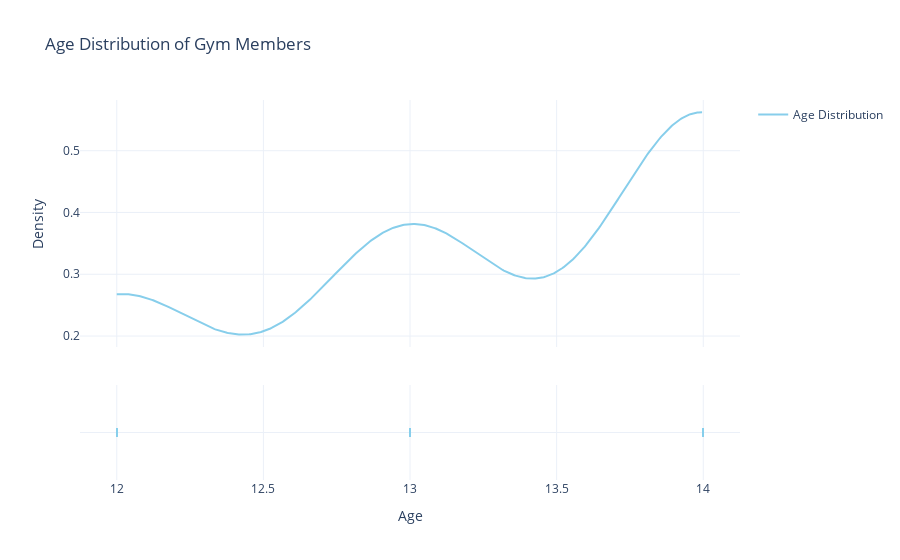

The notebook cell saved with this chart:
### Code cell
import numpy as np

# Prepare the age data for distribution visualization
# Wrap the Age column in a list to meet the input requirements of create_distplot
hist_data = [df['Age']]
# Label for the distribution plot
group_labels = ['Age Distribution']

# Create a Kernel Density Estimation (KDE) plot
fig_kde = ff.create_distplot(
    hist_data, 
    group_labels, 
    show_hist=False, 
    show_curve=True,
    colors=['skyblue']
)

# Customize the plot layout for improved readability
fig_kde.update_layout(
    title='Age Distribution of Gym Members',
    xaxis_title='Age',
    yaxis_title='Density',
    template='plotly_white'
)

# Display the interactive plot within the notebook
iplot(fig_kde)

# Save the interactive plot as an HTML file
fig_kde.write_html("../lower_than_15/vis_15/Age_Distribution.html")

### Figure 1 — Plotly figure (JSON) as saved in the notebook; plotly's stock layout.template omitted (floating-point values rounded to 4 significant figures; data arrays with more than 128 entries replaced by an {"elided": "..."} marker saying what was removed)
{"data": [{"legendgroup": "Age Distribution", "marker": {"color": "skyblue"}, "mode": "lines", "name": "Age Distribution", "showlegend": true, "type": "scatter", "x": {"elided": "500 float values"}, "xaxis": "x", "y": {"elided": "500 float values"}, "yaxis": "y"}, {"legendgroup": "Age Distribution", "marker": {"color": "skyblue", "symbol": "line-ns-open"}, "mode": "markers", "name": "Age Distribution", "showlegend": false, "type": "scatter", "x": [13, 13, 14, 12, 12, 14, 14, 14, 14, 14, 14, 14, 14, 13, 14, 14, 12, 13, 12, 14, 12, 14, 13, 14, 13, 13, 14, 12, 13, 14, 12, 14, 12, 14, 14, 12, 12, 13, 13, 12, 13, 12, 13, 14, 13, 14, 14, 12, 14, 13, 14, 13, 14, 14, 13, 13, 13, 12, 14, 12, 14, 14, 14, 14, 12, 14, 14, 12, 13, 13, 13, 13, 14, 14, 13, 14, 13], "xaxis": "x", "y": ["Age Distribution", "Age Distribution", "Age Distribution", "Age Distribution", "Age Distribution", "Age Distribution", "Age Distribution", "Age Distribution", "Age Distribution", "Age Distribution", "Age Distribution", "Age Distribution", "Age Distribution", "Age Distribution", "Age Distribution", "Age Distribution", "Age Distribution", "Age Distribution", "Age Distribution", "Age Distribution", "Age Distribution", "Age Distribution", "Age Distribution", "Age Distribution", "Age Distribution", "Age Distribution", "Age Distribution", "Age Distribution", "Age Distribution", "Age Distribution", "Age Distribution", "Age Distribution", "Age Distribution", "Age Distribution", "Age Distribution", "Age Distribution", "Age Distribution", "Age Distribution", "Age Distribution", "Age Distribution", "Age Distribution", "Age Distribution", "Age Distribution", "Age Distribution", "Age Distribution", "Age Distribution", "Age Distribution", "Age Distribution", "Age Distribution", "Age Distribution", "Age Distribution", "Age Distribution", "Age Distribution", "Age Distribution", "Age Distribution", "Age Distribution", "Age Distribution", "Age Distribution", "Age Distribution", "Age Distribution", "Age Distribution", "Age Distribution", "Age Distribution", "Age Distribution", "Age Distribution", "Age Distribution", "Age Distribution", "Age Distribution", "Age Distribution", "Age Distribution", "Age Distribution", "Age Distribution", "Age Distribution", "Age Distribution", "Age Distribution", "Age Distribution", "Age Distribution"], "yaxis": "y2"}], "layout": {"barmode": "overlay", "hovermode": "closest", "legend": {"traceorder": "reversed"}, "title": {"text": "Age Distribution of Gym Members"}, "xaxis": {"anchor": "y2", "domain": [0, 1], "title": {"text": "Age"}, "zeroline": false}, "yaxis": {"anchor": "free", "domain": [0.35, 1], "position": 0, "title": {"text": "Density"}}, "yaxis2": {"anchor": "x", "domain": [0, 0.25], "dtick": 1, "showticklabels": false}}}
